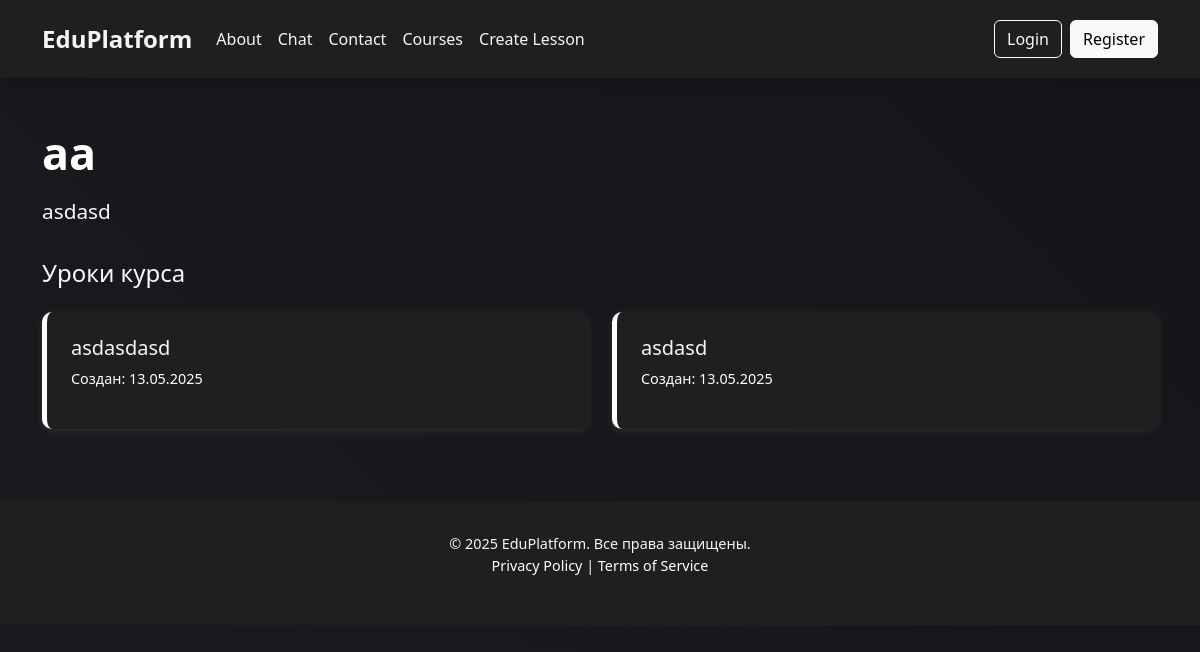
Page /course/1/lessons/ on the earlier database version.
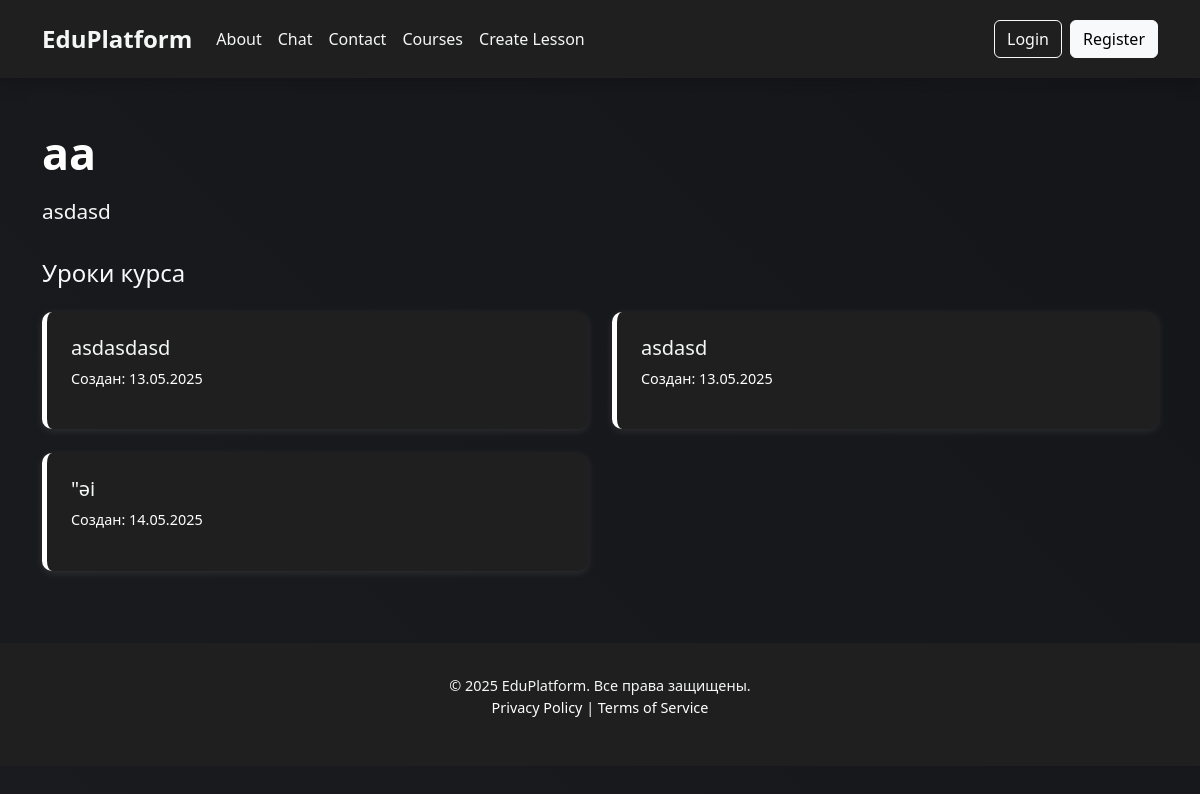
Same page on the later database version.
### index/models.py (models this page shows, shortened)
class Course(models.Model):
    title = models.CharField(max_length=100)
    instructor = models.ForeignKey(
        CustomUser,
        on_delete=models.CASCADE,
        related_name='courses',
        limit_choices_to={'role': 'teacher'}
        )
    students = models.ManyToManyField(
        CustomUser,
        related_name='enrolled_courses',
        blank=True,
        limit_choices_to={'role': 'student'}
        )
    description = models.TextField()
    created_at = models.DateTimeField(auto_now_add=True)
    updated_at = models.DateTimeField(auto_now=True)

class Lesson(models.Model):
    course = models.ForeignKey(Course, on_delete=models.CASCADE, related_name='lessons')
    title = models.CharField(max_length=100)
    content = models.TextField()
    image = models.ImageField(upload_to='lesson_images/', null=True, blank=True)
    created_at = models.DateTimeField(auto_now_add=True)
    updated_at = models.DateTimeField(auto_now=True)

### index/views.py (the view)
# urls.py: path('course/<int:course_id>/lessons/', course_lessons_view, name='course_lessons'),  # Страница с уроками курса
def course_lessons_view(request, course_id):
    course = get_object_or_404(Course, id=course_id)  # Получаем курс по ID
    lessons = course.lessons.all()  # Получаем все уроки этого курса
    return render(request, 'index/courses_detail.html', {'course': course, 'lessons': lessons})

### templates/index/courses_detail.html (shortened to what this page needs)
<!DOCTYPE html>
{% load static %}
<html lang="ru">
<head>
  <link href="https://cdn.jsdelivr.net/npm/bootstrap@5.3.3/dist/css/bootstrap.min.css" rel="stylesheet">
  <link href="https://cdn.jsdelivr.net/npm/bootstrap-icons@1.10.5/font/bootstrap-icons.css" rel="stylesheet">
</head>
<body>
<nav class="navbar navbar-expand-lg navbar-dark py-3 shadow">
  <div class="container">
    <a class="navbar-brand fw-bold fs-4" href="{% url 'main' %}">EduPlatform</a>
    <div class="collapse navbar-collapse justify-content-between" id="navbarNav">
      <ul class="navbar-nav">
        <li class="nav-item"><a class="nav-link" href="{% url 'about' %}">About</a></li>
        <li class="nav-item"><a class="nav-link" href="{% url 'chat' %}">Chat</a></li>
        <li class="nav-item"><a class="nav-link" href="{% url 'contact' %}">Contact</a></li>
        <li class="nav-item"><a class="nav-link" href="{% url 'courses' %}">Courses</a></li>
        <li class="nav-item"><a class="nav-link" href="{% url 'create_lesson' %}">Create Lesson</a></li>
      </ul>
      <ul class="navbar-nav">
        {% if user.is_authenticated %}
          <li class="nav-item"><span class="nav-link">Hi, {{ user.username }}</span></li>
          <li class="nav-item"><a class="btn btn-outline-light" href="{% url 'logout' %}">Logout</a></li>
        {% else %}
          <li class="nav-item"><a class="btn btn-outline-light me-2" href="{% url 'login' %}">Login</a></li>
          <li class="nav-item"><a class="btn btn-light" href="{% url 'register' %}">Register</a></li>
        {% endif %}
      </ul>
    </div>
  </div>
</nav>
<section class="container my-5">
  <h2 class="section-title">{{ course.title }}</h2>
  <p class="section-description">{{ course.description }}</p>
  <h4 class="mb-4 text-light">Уроки курса</h4>
  <div class="row">
    {% for lesson in lessons %}
      <div class="col-md-6">
        <div class="lesson-card">
          <a href="{% url 'lesson_detail' lesson.id %}">
            <h5>{{ lesson.title }}</h5>
            <p class="mt-2 text-white" style="font-size: 0.9rem;">Создан: {{ lesson.created_at|date:"d.m.Y" }}</p>
          </a>
        </div>
      </div>
    {% empty %}
      <p>У этого курса пока нет уроков.</p>
    {% endfor %}
  </div>
</section>
<footer>
  <div class="container">
    <p class="mb-0">© 2025 EduPlatform. Все права защищены.</p>
    <p><a href="#">Privacy Policy</a> | <a href="#">Terms of Service</a></p>
  </div>
</footer>
</body>
</html>

### templates/index/courses_detail.html (style rules this page uses)
body { background-color: #0b0c10; color: #f4f7f6; font-family: 'Segoe UI', sans-serif; min-height: 100vh; margin: 0; background: linear-gradient(45deg, rgba(32, 33, 36, 1) 0%, rgba(11, 12, 16, 1) 100%); background-size: 400% 400%; animation: gradientAnimation 15s ease infinite; }
.navbar { background-color: #1f1f1f; box-shadow: 0 4px 10px rgba(0, 0, 0, 0.3); }
.navbar .navbar-brand { font-weight: bold; color: #f4f7f6; }
.navbar .nav-link { color: #f4f7f6; transition: color 0.3s ease; }
.section-title { font-size: 2.8rem; font-weight: bold; color: #ffffff; margin-bottom: 1rem; }
.section-description { font-size: 1.3rem; color: #f4f7f6; margin-bottom: 2rem; }
.lesson-card { background-color: #1f1f1f; border-left: 5px solid #ffffff; border-radius: 10px; padding: 1.5rem; margin-bottom: 1.5rem; box-shadow: 0 2px 8px rgba(255, 255, 255, 0.1); transition: transform 0.3s ease, box-shadow 0.3s ease; }
.lesson-card a { text-decoration: none; color: #f4f7f6; display: block; height: 100%; }
footer { background-color: #1f1f1f; padding: 2rem 0; color: #f4f7f6; text-align: center; font-size: 0.9rem; }
footer a { color: #ffffff; text-decoration: none; }

Differences in the rows shown:
added Lesson: title "\"әі", created_at "14.05.2025"
